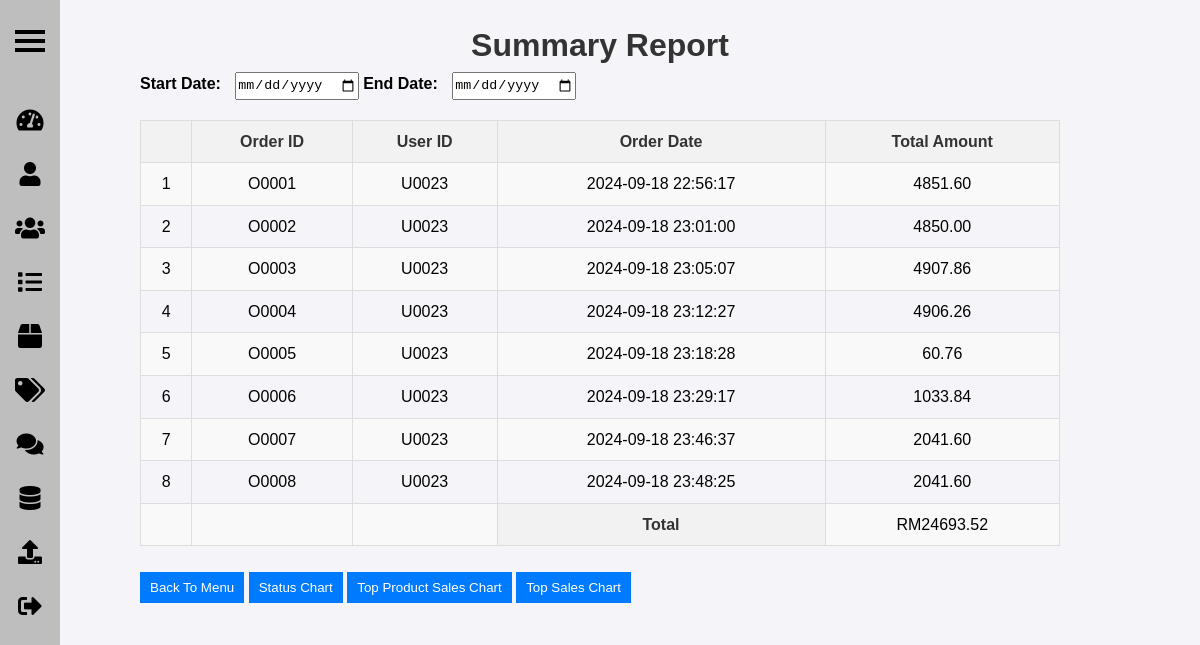
The page /admin/generateReport.php (signed in) on the database as committed earlier.
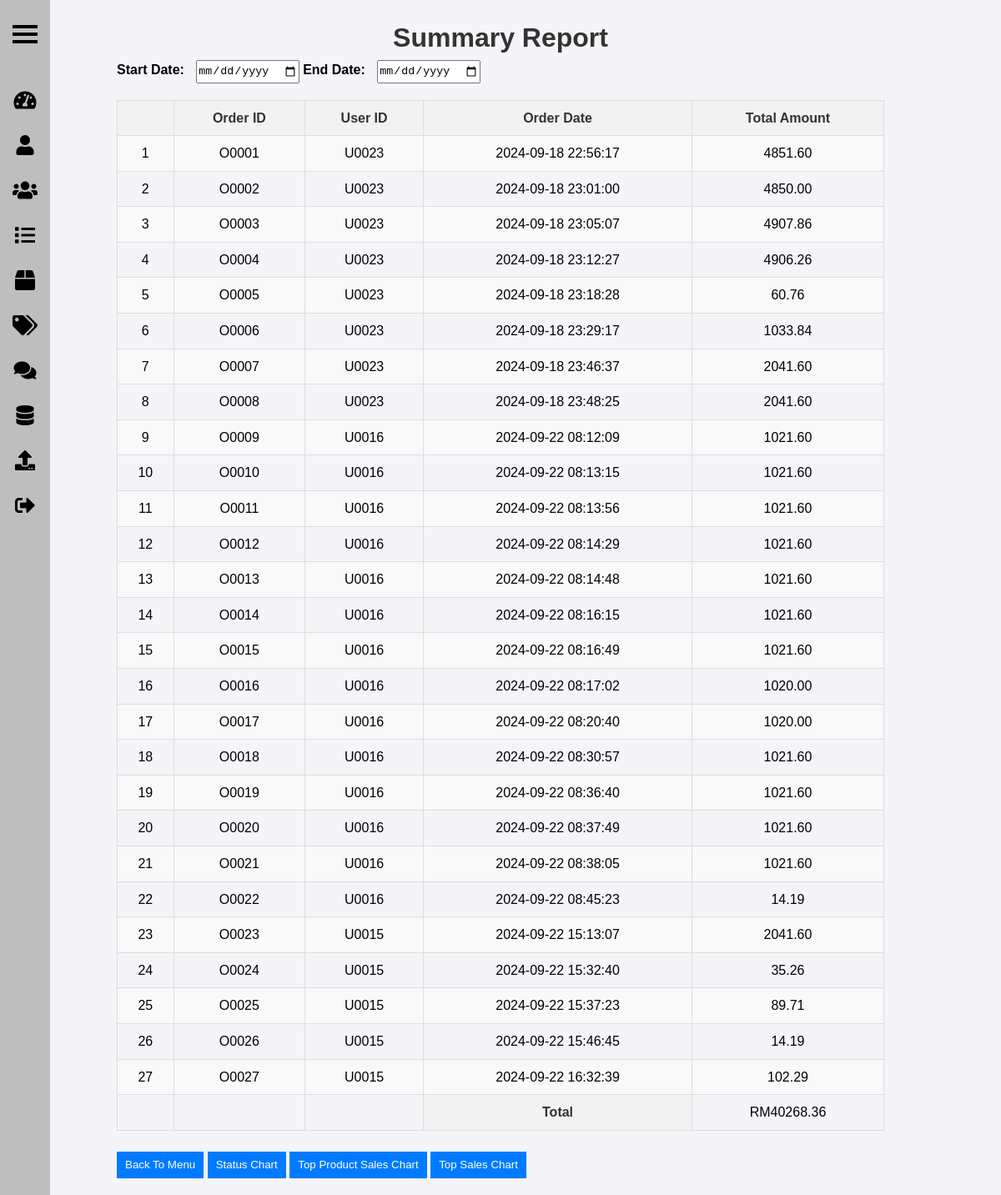
The same page on the database as committed later.
### tables this page shows
CREATE TABLE `orders` (
  `id` varchar(11) NOT NULL,
  `user_id` varchar(11) NOT NULL,
  `datetime` datetime NOT NULL,
  `total` decimal(10,2) NOT NULL,
  `ship_id` varchar(11) NOT NULL,
  `count` int(11) NOT NULL,
  `status` enum('Pending','Cancelled','Delivered','Shipped','Paid') NOT NULL DEFAULT 'Pending',
  `created_at` timestamp NOT NULL DEFAULT current_timestamp()
);

### admin/generateReport.php (the view, shortened to what this page needs)
<?php
include '../_base.php';
include '../_head.php';
include '../include/sidebarAdmin.php';
$amnt = 0;
$query = 'SELECT * FROM orders WHERE 1=1';
$params = [];
$ord = $_db->prepare($query);
$ord->execute($params);
$orders = $ord->fetchAll();
?>
<!DOCTYPE html>
<html lang="en">
<head>
    <link rel="stylesheet" href="../css/orderList.css">
</head>
<body>
    <div class="container">
        <h1>Summary Report</h1>
        <div class="filter-sorting">
            <form action="generateReport.php" method="get">
                <label for="start_date">Start Date:</label>
                <input type="date" name="start_date" id="start_date" onchange="this.form.submit()" value="<?= isset($_GET['start_date']) ? $_GET['start_date'] : '' ?>">
                <label for="end_date">End Date:</label>
                <input type="date" name="end_date" id="end_date" onchange="this.form.submit()" value="<?= isset($_GET['end_date']) ? $_GET['end_date'] : '' ?>">
            </form>
        </div>
        <table class="order-table">
            <tr>
                <th></th>
                <th>Order ID</th>
                <th>User ID</th>
                <th>Order Date</th>
                <th>Total Amount</th>
            </tr>
            <?php foreach ($orders as $i => $order): ?>
                <tr>
                    <td><?= $i + 1 ?></td>
                    <td><?= $order->id ?></td>
                    <td data-get="userDetails.php?user_id=<?= $order->user_id ?>"><?= $order->user_id ?></td>
                    <td><?= $order->datetime ?></td>
                    <td><?= $order->total ?></td>
                </tr>
                <?php $amnt += $order->total ?>
            <?php endforeach; ?>
            <tr>
                <td></td>
                <td></td>
                <td></td>
                <th>Total</th>
                <td>RM<?= $amnt ?></td>
            </tr>
        </table>
        <br>
        <div class="action-buttons">
            <a href="admin.php"><button>Back To Menu</button></a>
            <a href="statusChart.php"><button>Status Chart</button></a>
            <a href="topProductSalesChart.php"><button>Top Product Sales Chart</button></a>
            <a href="topSalesChart.php"><button>Top Sales Chart</button></a>
        </div>
    </div>
</body>
</html>

### _head.php (shortened to what this page needs)
<!DOCTYPE html>
<html lang="en">
<head>
    <link rel="stylesheet" href="/css/image.css">
</head>
<body>
    <main>

### include/sidebarAdmin.php (shortened to what this page needs)
<!DOCTYPE html>
<html lang="en">
<head>
    <link rel="stylesheet" href="../css/adminHome.css">
    <link rel="stylesheet" href="https://cdnjs.cloudflare.com/ajax/libs/font-awesome/5.15.4/css/all.min.css">
</head>
<body>
    <button id="toggle-btn" class="toggle-btn">
        <div class="burger-icon">
            <span></span>
            <span></span>
            <span></span>
        </div>
    </button>
    <div class="sidebar" id="sidebar">
        <ul>
            <li><a href="admin.php"><i class="fas fa-tachometer-alt"></i><span class="menu-text">Dashboard</span></a></li>
            <li><a href="profile.php"><i class="fas fa-user"></i><span class="menu-text">Admin Profile</span></a></li>
            <li><a href="userList.php"><i class="fas fa-users"></i><span class="menu-text">User List</span></a></li>
            <li><a href="orderList.php"><i class="fas fa-list"></i><span class="menu-text">Order List</span></a></li>
            <li><a href="productList.php"><i class="fas fa-box"></i><span class="menu-text">Product List</span></a></li>
            <li><a href="categoryList.php"><i class="fas fa-tags"></i><span class="menu-text">Category List</span></a></li>
            <li><a href="commentList.php"><i class="fas fa-comments"></i><span class="menu-text">Comment List</span></a></li>
            <li><a href="backup.php"><i class="fas fa-database"></i><span class="menu-text">Backup</span></a></li>
            <li><a href="restore.php"><i class="fas fa-upload"></i><span class="menu-text">Restore</span></a></li>
            <li><a href="../logout.php"><i class="fas fa-sign-out-alt"></i><span class="menu-text">Logout</span></a></li>
        </ul>
    </div>
</body>
</html>

### css/adminHome.css (style rules this page uses)
* { margin: 0; padding: 0; box-sizing: border-box; line-height: 1.6; }
.sidebar { width: 60px; height: 100%; background-color: #bebebe; position: fixed; left: 0; top: 0; z-index: 1000; display: flex; flex-direction: column; align-items: center; }
.sidebar ul { margin-top: 15px; list-style: none; padding: 0; flex-grow: 1; width: 100%; }
.sidebar ul li { padding: 0; margin: 0; }
.sidebar ul li a { display: block; width: 100%; height: 100%; padding: 15px; color: black; text-decoration: none; display: flex; align-items: center; justify-content: center; transition: background-color 0.3s; }
.sidebar ul li a i { font-size: 24px; min-width: 30px; text-align: center; }
.burger-icon { display: inline-block; cursor: pointer; width: 30px; height: 20px; background-color: transparent; border: none; position: fixed; top: 30px; left: 15px; z-index: 1100; }
.burger-icon span { display: block; width: 100%; height: 4px; margin-bottom: 5px; background-color: black; }
.burger-icon span:last-child { margin-bottom: 0; }
.toggle-btn { background-color: transparent; border: none; cursor: pointer; position: fixed; z-index: 1100; left: 10px; top: 10px; }

### css/orderList.css (style rules this page uses)
body { font-family: Arial, sans-serif; background-color: #f4f4f9; }
.container { width: 80%; margin: 0 auto; padding: 20px; }
h1 { text-align: center; color: #333; }
.filter-sorting { margin-bottom: 20px; }
.filter-sorting label { margin-right: 10px; font-weight: bold; }
.order-table { width: 100%; border-collapse: collapse; }
.order-table th, .order-table td { border: 1px solid #ddd; padding: 8px; text-align: center; }
.order-table th { background-color: #f2f2f2; color: #333; }
.order-table tr:nth-child(even) { background-color: #f9f9f9; }
.container button { padding: 5px 10px; background-color: #007bff; color: #fff; border: none; cursor: pointer; }

Rows that differ between the two databases and show on the page:
added orders: id "O0009", user "U0016", datetime "2024-09-22 08:12:09", total "1021.60"
added orders: id "O0010", user "U0016", datetime "2024-09-22 08:13:15", total "1021.60"
added orders: id "O0011", user "U0016", datetime "2024-09-22 08:13:56", total "1021.60"
added orders: id "O0012", user "U0016", datetime "2024-09-22 08:14:29", total "1021.60"
added orders: id "O0013", user "U0016", datetime "2024-09-22 08:14:48", total "1021.60"
added orders: id "O0014", user "U0016", datetime "2024-09-22 08:16:15", total "1021.60"
added orders: id "O0015", user "U0016", datetime "2024-09-22 08:16:49", total "1021.60"
added orders: id "O0016", user "U0016", datetime "2024-09-22 08:17:02", total "1020.00"
added orders: id "O0017", user "U0016", datetime "2024-09-22 08:20:40", total "1020.00"
added orders: id "O0018", user "U0016", datetime "2024-09-22 08:30:57", total "1021.60"
added orders: id "O0019", user "U0016", datetime "2024-09-22 08:36:40", total "1021.60"
added orders: id "O0020", user "U0016", datetime "2024-09-22 08:37:49", total "1021.60"
added orders: id "O0021", user "U0016", datetime "2024-09-22 08:38:05", total "1021.60"
added orders: id "O0022", user "U0016", datetime "2024-09-22 08:45:23", total "14.19"
added orders: id "O0023", user "U0015", datetime "2024-09-22 15:13:07", total "2041.60"
added orders: id "O0024", user "U0015", datetime "2024-09-22 15:32:40", total "35.26"
added orders: id "O0025", user "U0015", datetime "2024-09-22 15:37:23", total "89.71"
added orders: id "O0026", user "U0015", datetime "2024-09-22 15:46:45", total "14.19"
added orders: id "O0027", user "U0015", datetime "2024-09-22 16:32:39", total "102.29"
Other text that changed with them:
$amnt: "24693.52" → "40268.36"
